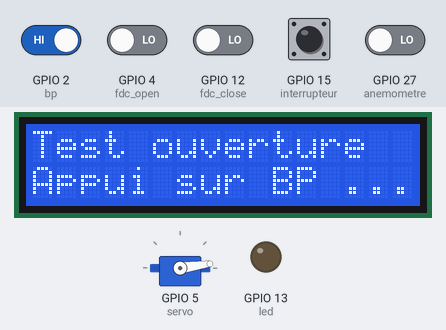
A program run on a simulated ESP32 board running MicroPython. On the bench: 16×2 character LCD, servo, output pins drawn as LEDs (lit = HIGH). The inputs (shaded band) are chosen by the test bench; at power-on: GPIO 2 (bp) HIGH, GPIO 4 (fdc_open), GPIO 12 (fdc_close), GPIO 15 (interrupteur), GPIO 27 (anemometre) LOW. Servo angles are drawn from the pulse width (0.5 ms = 0°, 2.5 ms = 180°); library files of the repository ran but are not shown: bme280.py, pcf8574.py; what the program prints to the serial console is not drawn. At 41.4 s the program stops and its outputs stay as they are.

Above: at 5.0 s.
5.1 s: GPIO 2 (bp) driven LOW
At 7.6 s:
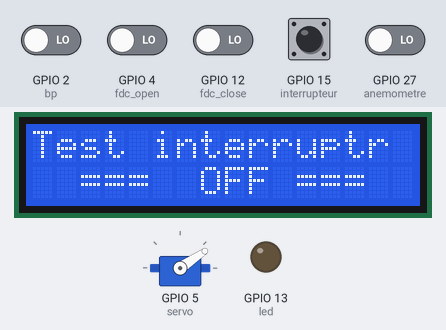
8.2 s: GPIO 15 (interrupteur) pulled HIGH for 0.15 s
At 8.3 s:
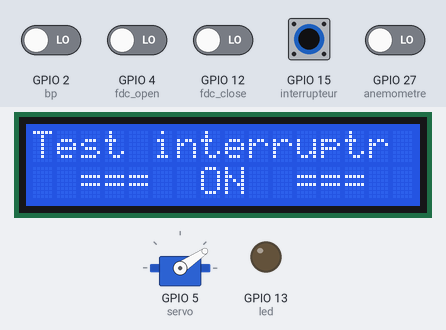
9.8 s: GPIO 2 (bp) driven HIGH
At 11.9 s:
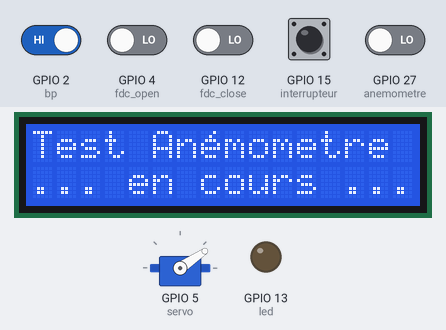
12.6 s: GPIO 2 (bp) driven LOW
At 24.8 s:
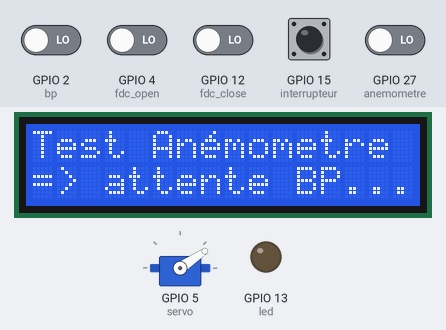
26.0 s: GPIO 2 (bp) driven HIGH and GPIO 15 (interrupteur) driven HIGH
At 36.7 s:
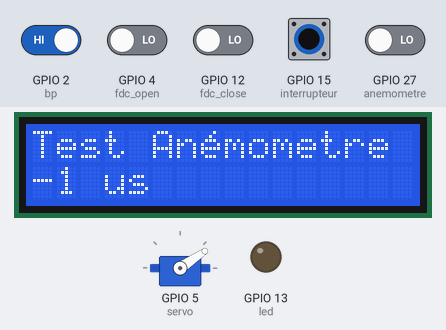
Timing chart, 0 to 38.2 s (numbered marks = the images above; inputs shaded):
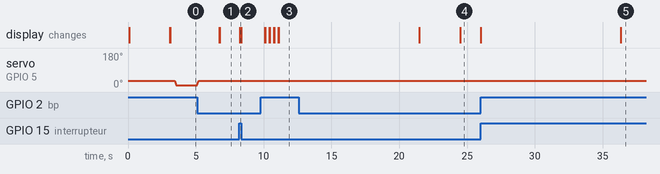

The program:

serre_biblio.py
```python
import sys
from micropython import const
from machine import Pin, I2C, PWM, ADC, time_pulse_us
from bme280 import BME280
from girouette import Girouette
from lcd_i2c import My_LCD
from time import ticks_ms, sleep_ms, sleep
try:
  import usocket as socket
except:
  import socket
import network

pin_ledBlanche = const(13) # Commande d'éclairage
pin_servo = const(5)  # Broche du servo_moteur
pin_close = const(12) # Broche du fin de course fermeture
pin_open = const(4) # Broche du fin de course Ouverture
pin_anemometre = const(27) # Broche de connexion avec l'anemometre
pin_inter = const(15) # Broche de connexion vers l'interrupteur
pin_bp = const(2) # Broche de connexion vers le bouton poussoir
pin_LDR = const(33) # Broche de connexion vers la LDR

SERVO_OPEN = const(0) # angle position servo-moteur "toit OUVERT"
SERVO_CLOSE = const(30) # angle position servo-moteur "toit FERME"

# station = network.WLAN(network.STA_IF) # STA_IF station Interface #  AP_IF : Access Point
station = network.WLAN(network.AP_IF)
station.ifconfig(('192.168.10.1', '255.255.255.0', '192.168.10.1', '8.8.8.8'))
ssid = 'wifigrp0'
passwrd = 'wifigrp0'

fdc_close = Pin( pin_close, Pin.IN ) # Déclaration des broches (fdc<->FinDeCourse)
fdc_open = Pin( pin_open, Pin.IN )
anemometre = Pin( pin_anemometre, Pin.IN )
interrupteur = Pin( pin_inter, Pin.IN )
bp = Pin( pin_bp, Pin.IN )
ldr = ADC( Pin(pin_LDR) ) # Capteur de lumière
ldr.atten(ADC.ATTN_11DB) # Conversion AD sur la plage de 0 à 3,3V
led = Pin( pin_ledBlanche, Pin.OUT )

OPEN = const(1)  # état des capteurs de fin de course pour l'ouverture du toit
CLOSE = const(0)
UNKNOWN = const(-1)

etat_toit = CLOSE # ATTENTION : VARIABLE GLOBALE (Le toit est fermé par défaut)

# Utilisation du BME280 en mode i2C
bus_i2c = I2C(1, scl=Pin(22), sda=Pin(21), freq=400000)
sensor = BME280 ( i2c = bus_i2c )

# Utilisation de l'écran LCD 1602
lcd = My_LCD( i2c = bus_i2c )

# Utilisation du PCF8574 pour récupérer la position de la girouette
girouette = Girouette ( i2c = bus_i2c )

# ============================================================================ lire_html (...)
def lire_fichier ( fichier_source:str ) -> str :
    """
    fonction qui permet de charger le fichier html.txt dans une variable texte
    Entrée : fichier_source -> nom du fichier à ouvrir
    Sortie : chaîne de caractères contenant le fichier html
    """
    with open(fichier_source,"r") as fichier : # Ouvrir le fichier html
        code = fichier.readlines()
    instructions = "".join(code) # assembler toutes les lignes
    if ".html" in fichier_source :
        instructions = instructions.replace("\n","") # supprimer les fin de lignes
        instructions = instructions.replace("\r","") # supprimer les retour à la lignes
    return instructions
# ======================================================================== connexion_wifi (...)
def connexion_wifi ( station:object, ssid:str, passwrd:str )->bool :
    """
    Initialisation de la connexion Wifi en mode Access Point
    L'ESP32 diffuse un SSID et peut distribuer une IP à ses Clients
    Entrée : station -> Objet réseau wifi
            ssid -> identifiant du réseau
            passwrd -> mot de passe pour se connecter à l'ESP32
    Sortie : indicateur booléen sur l'état de la connexion wifi
    """
    station.active(True)
    station.config(essid=ssid, password=passwrd) # création d'un point d'accès WiFi
#    station.connect(ssid, password) # connexion à un réseau Wifi disponible

    # ===== Attendre 7s que la connexion soit établie
    t0 = ticks_ms()
    delta_t = 0
    while station.active() == False and delta_t<7000 :
      delta_t = ticks_ms() - t0
      sleep(0.5)

    # ===== Si la connexion est établie afficher l'adresse IP
    if station.active() == True :
        print(" ---------- Connection Wifi -> OK")
        print(station.ifconfig())
        return True
    else:
        print("########## ECHEC d'initialisation de la connexion wifi ")
        return False

# ============================================================================= servo_degre ( )
def servo_degre ( servo:object, angle:int ):
    """
    Procédure qui reçoit :
        - un objet Pin (connexion servo-moteur)
        - l'angle souhaité pour le positionnement du servo-moteur
    Elle permet de faire la conversion pour obtenir la valeur
    du rapport cyclique pour le mode PWM ( duty )
    """
    pwm = int( ((angle * 95 ) // 180 ) + 30)
    servo.duty(pwm)
    sleep_ms(5) # temporisation pour gérer la vitesse de déplacemnt

# =========================================================================== fermer_toit (...)
def fermer_toit ( fdc:object, pin_servo:int )->bool:
    """
    Fonction qui permet de contrôler le servo moteur pour fermer le toit
    de la mini-serre.
    Entrée : fdc -> capteur de fin de course en fermeture
            pin_servo : n° de broche en mode PWM qui permet de piloter le servo moteur
    Sortie : True/False selon l'état du capteur de fin de course
    """
    fermeture_ok = fdc.value() # tester la valeur du fin de course
    if not fermeture_ok : # Si le toit n'est pas fermé, activier le moteur pour le fermer
        servo = PWM(Pin(pin_servo), freq=50)   # duty 180° -> cycle 30 < ... < 125
        for i in range ( SERVO_OPEN, SERVO_CLOSE+1 ):
            servo_degre ( servo, i) # Modification progressive de l'ouverture
            if fdc.value():
                break
        sleep(0.5)
        fermeture_ok = fdc.value()  # fdc = etat du toit avant de relâcher le servomoteur
        servo.deinit()
    if fermeture_ok :
        print(" ---------- Fermeture du toit -> OK")
    else :
        print(" ########## PROBLEME pour la FERMETURE du toit ")
    return fermeture_ok
# =========================================================================== ouvrir_toit (...)
def ouvrir_toit ( fdc:object, pin_servo:int )->bool:
    """
    Fonction qui permet de contrôler le servo moteur pour ouvrir le toit
    de la mini-serre.
    Entrée : fdc -> capteur de fin de course en ouverture
            pin_servo : broche en mode PWM qui permet de piloter le servo moteur
    Sortie : True/False selon l'état du capteur de fin de course
    """
    ouverture_ok = fdc.value() # tester la valeur du fin de course
    if not ouverture_ok : # Si le toit n'est pas ouvert, activer le moteur pour l'ouvrir
        servo = PWM(Pin(pin_servo), freq=50)   # duty 180° -> cycle 30 < ... < 125
        for i in range ( SERVO_CLOSE, SERVO_OPEN-1, -1 ):
            servo_degre ( servo, i) # Modification progressive de l'ouverture
            if fdc.value() :
                break
        sleep(0.5)
        ouverture_ok = fdc.value() # fdc = etat toit avant de relâcher le servomoteur
        servo.deinit()
    if ouverture_ok :
        print(" ---------- Ouverture du toit -> OK")
    else :
        print(" ########## PROBLEME pour l' OUVERTURE du toit ")
    return ouverture_ok
# =========================================================================== ouvrir_toit (...)
def periode_rotation ( sensor:object )->int:
    pulse_level = 0 # mesure de la largeur d'impulsion niveau bas
    temps=0
    for i in range(10):
        if not sensor.value(): # Attendre que la broche passe de 0 à 1
            pass
        val = time_pulse_us(sensor, pulse_level)
        if val != -2 : # -2 -> timeout
            temps += val
        else :
            i = i-1 # refaire la mesure
    moyenne=temps//10
    return moyenne
# ==============================================================================


if __name__ == "__main__":
# ========================================== test lcd et bouton poussoir
    lcd.afficher(0, 0, "   Mini serre\n  connectée V1  ") # texte, x_pos, y_pos
    sleep(3)
# ========================================== test ouverture / fermeture du toit
    lcd.effacer()
    lcd.afficher(0, 0, "Test ouverture\nAppui sur BP ...")
    while not bp.value():
        pass
    sleep(0.3) # attendre fin rebond du bp
    ouvrir_toit( fdc_open, pin_servo )
    sleep(1)
    fermer_toit ( fdc_close, pin_servo )
    sleep(1)
# ========================================== test interrupteur
    lcd.effacer()
    lcd.afficher(0, 0, "Test interruptr")
    etat_memo = True
    while not bp.value():
        etat = interrupteur.value()
        if etat != etat_memo  :
            if etat :
                lcd.afficher(0, 1, "  ===  ON  ===  ")
            else :
                lcd.afficher(0, 1, "  ===  OFF ===  ")
            etat_memo = etat
    sleep(0.3) # attendre fin rebond du bp
# ========================================== test interrupteur
    lcd.effacer()
    lcd.afficher(0, 0, "Test LDR # LED")
    while not bp.value():
        val = ldr.read()
        if val < 2024 :
            if not led.value() :
                txt = "LDR:{:4d}".format(val)
                lcd.afficher(0, 1, txt+"  LED ON" )
                led.on()
        else :
            if led.value() :
                txt = "LDR:{:4d}".format(val)
                lcd.afficher(0, 1, txt+" LED OFF" )
                led.off()
        sleep(0.25)
    sleep(0.3) # attendre fin rebond du bp
# ========================================== test BME280
    lcd.effacer()
    lcd.afficher(0, 0, "Test BME280")
    while not bp.value():
        temp = "{:02.01f}°C".format(sensor.temperature)
        press = " / {:4.1f}".format(sensor.pressure)
        lcd.afficher(0,1,temp+press)
        sleep(0.25)
    sleep(0.3)
# ========================================== test Girouette
    lcd.effacer()
    lcd.afficher(0, 0, "Test Girouette")
    pos_memo = ""
    while not bp.value():
        pos = girouette.pt_cardinal
        if pos != pos_memo :
            pos_memo = pos
            lcd.afficher(0, 1, "                 ")
            lcd.afficher(0, 1, pos)
    sleep(0.3)
# ========================================== test Anemometre
    lcd.effacer()
    lcd.afficher(0, 0, "Test Anémometre")
    if interrupteur.value() :
        lcd.afficher(0,1,"SVP Inter -> Off")
    while interrupteur.value() :
        pass
    while not interrupteur.value():
        lcd.afficher(0,1,"=> attente BP...")
        while not bp.value():
            pass
        lcd.afficher(0,1,"... en cours ...")
        sleep(0.3)
        txt = "{:d}".format(periode_rotation ( anemometre ))
        lcd.afficher(0,1,"                ")
        lcd.afficher(0,1,txt+" us")
        sleep(3)
# ========================================== test Anemometre
    lcd.effacer()
    lcd.afficher(0, 0, "=== Fin test ===")
    sleep(2)
    lcd.effacer()
    lcd.backlight_off()
    lcd.off()


    
```

girouette.py
```python
"""
Girouette numérique
Composée de 8 capteurs à effet Hall 49E reliés à des LM339 (quadruple comparateurs
de tension) dont les sorties sont reliées à un PCF8574 -> 8 In/Out sur bus i2c.

"""
from machine import I2C, Pin
from time import sleep
import pcf8574

class Girouette ( ) :
    """
    La classe Girouette reçoit comme argument une instance de classe bus i2c.
    Ce bus i2c permet de communiquer avec le PCF8574 lequel permet d'obtenir
    une "image" des capteurs de position de la girouette.
    """
    __pt_cardinal = { 0:"Indéterminée", 1:"Nord", 2:"Nord-Ouest", 4:"Est",8:"Nord-Est",
                 16:"Sud-Est", 32:"Sud", 64:"Sud-Ouest", 128:"Ouest" }
    def __init__ ( self, i2c ):
        self.__bus = i2c
        self.__sensor = pcf8574.PCF8574(self.__bus, 0x20) # 8 In / Out via bus i2c
        self.__valeur = 0
        self.__position = [0 for _ in range(8)]
        self.position()
    # ================================================== position
    def position ( self )->tuple :
        """ Retourne un tuple : valeur et décomposition binaire d'un octet """
        lecture_pcf = self.__sensor.port # Lecture du pcf8574
        for i in range(8): # Comparaison des 8 entrées du pcf8574
            if not (1<<i & lecture_pcf) : # INVERSION : bit à 0 lorsque l'aimant est devant
                self.__position[7-i]=1
                self.__valeur = 1<<i
            else :
                self.__position[7-i]=0
        return self.__valeur, self.__position
    # ================================================= cardinal
    @property
    def pt_cardinal ( self )-> str :
        """ retourne la direction cardinale ou ordinale """
        return self.__pt_cardinal[self.__valeur]
# ============================================================== main -> test
if __name__=="__main__":
    i2c = I2C(1, scl=Pin(22), sda=Pin(21), freq=400000) # Port I2C
    memo_position = 0
    ma_girouette = Girouette ( i2c )
    while True:
        valeur_position, position = ma_girouette.position()
        if memo_position != valeur_position and valeur_position :
            print(" {:10s} ".format(ma_girouette.pt_cardinal), end='')
            print(" {:3d} ".format( valeur_position ), end='')
            print("->", position)
            memo_position = valeur_position
        sleep(0.5)
```

Source omitted: lcd_i2c.py (10825 bytes)

Measured:
- after the input at 5.1 s, the display: first differs from a run without the input after 1.7 s (image 1)
- after the input at 8.2 s, the display: changes at once (image 2)
- after the input at 9.8 s, the display: first changes after 0.30 s (image 3 shows a later state)
- after the input at 12.6 s, the display: first differs from a run without the input after 11.9 s (image 4)
- after the input at 26.0 s, the display: first changes at once (image 5 shows a later state)
